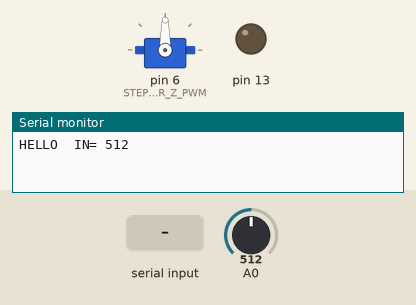
A sketch run on a simulated Arduino Uno, built with avr-gcc and run on an emulated ATmega328P. Parts: servo, output pins drawn as LEDs (lit = HIGH), the last lines printed to the serial monitor. Dashed ring = blinking. The inputs (shaded band) are chosen by the test bench; at power-on: A0 = 512.

Above: at 1.2 s.
1.3 s: A0 set to 554
At 3.6 s:
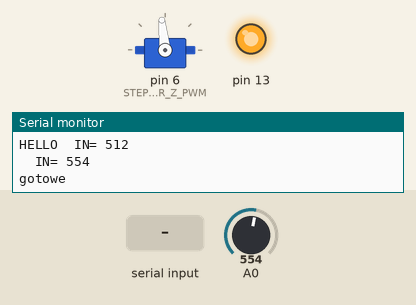
3.9 s: A0 set to 716
At 6.2 s:
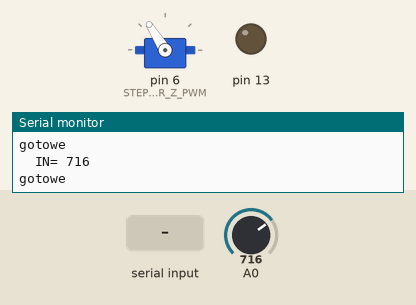
6.9 s: A0 set to 1023
At 7.4 s:
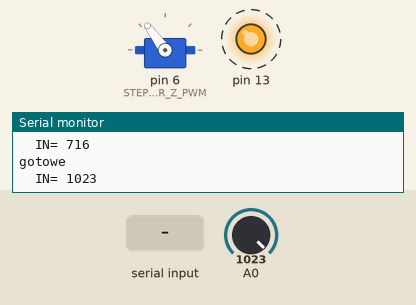
9.9 s: "90,45\n" received over Serial
At 10.6 s:
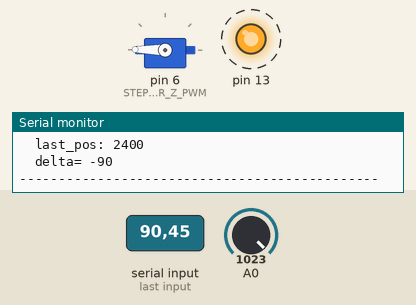
Timing chart, 0 to 20.3 s (numbered marks = the images above; inputs shaded):
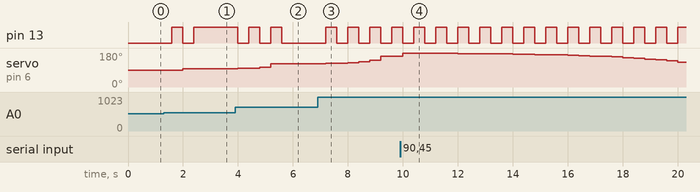

The sketch:

servo_testy_suwak.ino
```cpp
#include <FlexiTimer2.h>
#include <Servo.h>

#if 1
#define DEBUG(sth) (Serial.print(String(sth)))
#define DEBUGLN(sth) (Serial.println(String(sth)))
#else
#define DEBUG(sth)
#define DEBUGLN(sth)
#endif

String serial0Buffer = "";
boolean Console0Complete = false;   // This will be set to true once we have a full string
boolean dir = true;
Servo servoZ;
int last_in = 0;
int in = 0;
#define STEPPER_Z_PWM 6
#define SEPARATOR_CHAR '\n'
boolean enabled = false;

#define SERVO_MIN_POS 544
#define SERVO_MAX_POS 2400

volatile int delta_pos = 0;
volatile long unsigned last_distance = 0;
volatile long unsigned last_pos = 0;
volatile long unsigned pos = 0;
volatile long unsigned target_pos = 0;

void setup(){
  Serial.begin(115200);
  DEBUG("HELLO");
  pinMode( A0, INPUT);
  pinMode( 13, OUTPUT);
  enabled = false;
//  FlexiTimer2::set(40, 1.0/1000, flash); // call every 500 1ms "ticks"
  FlexiTimer2::set(40, 1.0/100, flash);
  // FlexiTimer2::set(500, flash); // MsTimer2 style is also supported
  FlexiTimer2::start();
  in = analogRead(A0);
  target_pos = map(in, 0, 1023, SERVO_MIN_POS,  SERVO_MAX_POS);
  last_pos = target_pos;
  pos = target_pos;
  servoZ.attach(STEPPER_Z_PWM);
}

byte sp = 200;

void flash(){
  static boolean output = HIGH;
  if(pos != target_pos ){
    digitalWrite(13, output);
    output = !output;
    long int this_distance =0;
    if( pos > target_pos ){
      this_distance  = pos - target_pos;
    }else if( pos < target_pos ){
      this_distance  = target_pos - pos;
    }
    long int delta = 0;
    int quoter = (last_distance >> 2);                // this_distance zawsze sie zmiejsza
    if( this_distance < quoter){                                // ostatnia cwiatrka = zwalniaj
      delta = (delta_pos * this_distance);
      delta = delta /quoter;
//      DEBUG("delta4 = " );
    }else if( this_distance > (last_distance - quoter)){        // pierwsza cwiatrka = przyspieszaj. tu zawsze this_distance > 3/4 * last_distance
      delta = (delta_pos * (last_distance - this_distance ) );      // tu zawsze (last_distance - this_distance ) < quoter
      delta = delta /quoter;
//      DEBUG("delta1 = " );
    }else{  // na maxa
//      DEBUG("delta2 = " );
      delta = delta_pos;
    }
    if(delta_pos > 0){
        if( delta < 5){
          delta = 5;
        }
    }else{
        if( delta > -5){
          delta = -5;
        }
    }
//    DEBUGLN(String(delta));
    pos = pos + delta;
    if( delta_pos > 0 && pos > target_pos ){
      pos = target_pos;
    }else if( delta_pos < 0 && pos < target_pos ){
      pos = target_pos;
    }
  }
}

void loop(){
  in = analogRead(A0);

  if( abs(in - last_in) > 2 ){
    DEBUGLN("\tIN= " + String(in) );
    target_pos = map(in, 0, 1023, SERVO_MIN_POS,  SERVO_MAX_POS);
    if( target_pos == pos ){  // rowne? nigdzie nie jedz
    }else if( target_pos < pos ){    // jedz w dol
      delta_pos = -sp;
      last_distance = pos - target_pos;
    }else if( target_pos > pos ){    // jedz w gore
      delta_pos = sp;
      last_distance = target_pos - pos;
    }
 //   DEBUGLN("\tTpos= " + String(target_pos) );
    last_in =in;
  }

  if(pos != last_pos){  // mam byc gdzie indziej
 //   DEBUG("\tpos= " + String(pos) );
//    DEBUG("\tlast_pos= " + String(last_pos) );
 //   DEBUG("\ttarget_pos= " + String(target_pos) );
//    DEBUGLN();
    last_pos = pos;
    if( pos == target_pos){
      DEBUGLN( "gotowe" );
    }else{
      servoZ.writeMicroseconds(pos);
    }
  }
  if (Console0Complete) {
    parseInput( serial0Buffer );                      // parsuj wejscie
    Console0Complete = false;
    serial0Buffer = "";
  }
}

//  format:  MAXSPEED,ACCELERATION,TARGET,MICROSTEPPING
// np 111,222,333,444

void parseInput( String input ){   // zrozum co sie dzieje
  input.trim();
  int comma = input.indexOf(',');
  byte byte_pos = 0;
  DEBUGLN("------------------NOWY CONFIG-----------------");
  while( comma != -1 ){
      String current  = input.substring(0, comma);
      input           = input.substring(comma + 1 );    // wytnij od tego znaku
      setValue( byte_pos, current );
      comma = input.indexOf(',');
      byte_pos++;
  }
  if( input.length() > 0 ){
      setValue( byte_pos, input );
  }
  DEBUGLN("----------------------------------------------");
}

// MAXSPEED,TARGET
void setValue(byte byte_pos, String value ){
  long unsigned val = decodeInt( value, 0 );
  if( byte_pos == 0 ){               // MAXSPEED
    sp = val;
    DEBUGLN("setMaxSpeed: " + String(sp) );
  }else if( byte_pos == 1 ){                  // TARGET
    target_pos = val;
    if( target_pos == pos ){  // rowne? nigdzie nie jedz
    }else if( target_pos < pos ){    // jedz w dol
      delta_pos = -sp;
      last_distance = pos - target_pos;
    }else if( target_pos > pos ){    // jedz w gore
      delta_pos = sp;
      last_distance = target_pos - pos;
    }
    if(!enabled){
      enabled = true;
    }
    DEBUGLN("\tmoveTo: " + String(target_pos) );
    DEBUGLN("\tpos: " + String(pos) );
    DEBUGLN("\tlast_pos: " + String(last_pos) );
    DEBUGLN("\tdelta= " + String(delta_pos) );
    DEBUGLN();
  }else if( byte_pos == 2 ){
  }else if( byte_pos == 3 ){
  }
}

long unsigned decodeInt(String input, int odetnij ){
  long byte_pos = 0;
  if(odetnij>0){
    input = input.substring(odetnij);    // obetnij znaki z przodu
  }
  byte_pos = input.toInt();
  return byte_pos;
}

void serialEvent(){                       // FUNKCJA WBUDOWANA - zbieraj dane z serial0 i serial3 i skadaj w komendy
  while (Serial.available() && !Console0Complete) {    // odczytuj gdy istnieja dane i poprzednie zostaly odczytane
    char inChar = (char)Serial.read();
    serial0Buffer += String(inChar);
    if (inChar == SEPARATOR_CHAR) {
      Console0Complete = true;
    }
  }
}
```

Measured:
- after the input at 1.3 s, pin 13: LOW → HIGH after 0.30 s, → LOW 0.40 s later, → HIGH 0.40 s later; servo on pin 6 (STEPPER_Z_PWM): 90° → 96° after 0.70 s
- after the input at 3.9 s, pin 13: alternates HIGH for 0.40 s and LOW for 0.40 s, 5 changes in all, then stays LOW, starting after 0.10 s; servo on pin 6 (STEPPER_Z_PWM): 96° → 98° after 0.10 s, → 99° 0.40 s later, → 104° 0.40 s later, → 122° 0.40 s later
- after the input at 6.9 s, pin 13: alternates HIGH for 0.40 s and LOW for 0.40 s, starting after 0.30 s; servo on pin 6 (STEPPER_Z_PWM): moves from 122° to 162° over 2.0 s, starting after 0.30 s
- after the input at 9.9 s, pin 13: alternates HIGH for 0.40 s and LOW for 0.40 s, starting after 0.10 s; servo on pin 6 (STEPPER_Z_PWM): 162° → 180° after 0.10 s, → 179° 0.40 s later, → 178° 0.80 s later, → 177° 0.80 s later, … (22 changes in this stretch)
